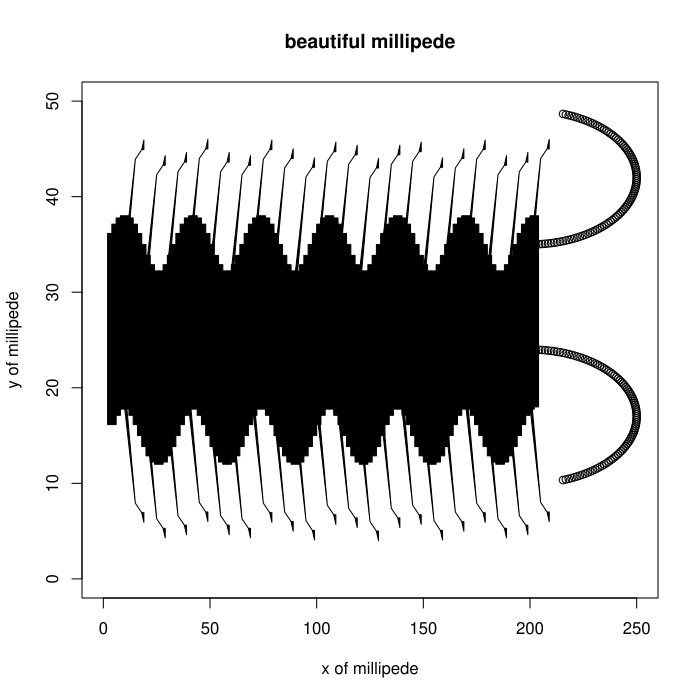

R code for this plot:

x <- 2
y <- 10
w <- 3
a <- c(0,0,2*x,2*x)
b <- c(0,2*y,2*y,0)
e <- c(0,5,8,9,9,9,8,5,1)
f <- c(0,10,11,11,12,12,11,10,0)

k <- 5
l <- 8
plot(c(0,250),c(0,50),type='n',main="beautiful millipede",
     xlab="x of millipede",
     ylab="y of millipede")

for (i in c(1:100)) {
  polygon(a+x*i,b+15+w*sin(i*pi/l),col="black")
  if (i %% k == 0) {
    polygon(e+x*i,13+2*y+sin(i*pi/l)+f,col="black")
    polygon(e+x*i,17+sin(i*pi/l)-f,col="black")
  }
  points(200+50*sin(pi*(i+10)/110), 40+x+7*cos(pi*(i+10)/110))
  points(200+50*sin(pi*(i+10)/110), 15+x-7*cos(pi*(i+10)/110))
}
